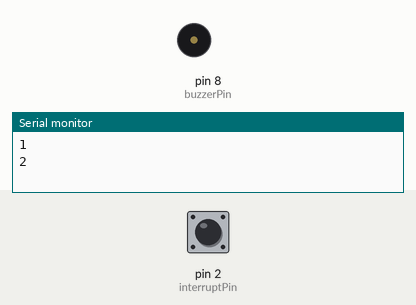
The sketch below on a simulated Arduino Uno, built with avr-gcc and run on an emulated ATmega328P. Shown: buzzer (waves = sounding, pin HIGH), the last lines printed to the serial monitor. The inputs (shaded band) are chosen by the test bench; at power-on: pin 2 (interruptPin) LOW.

Above: at 1.2 s.
1.3 s: pin 2 (interruptPin) pulled HIGH for 0.15 s
At 1.37 s:
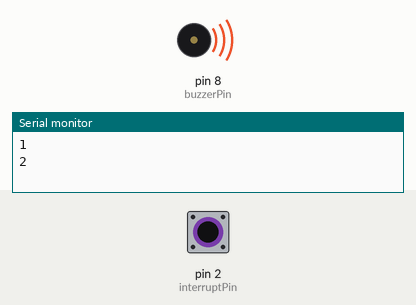
2.9 s: pin 2 (interruptPin) pulled HIGH for 3.2 s
At 7.1 s:
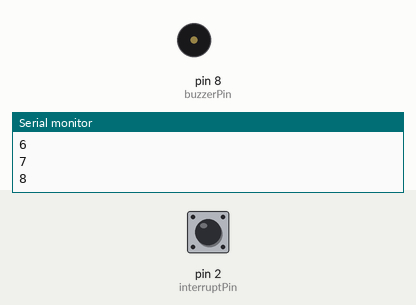
Timing chart, 0 to 8.6 s (numbered marks = the images above; inputs shaded):
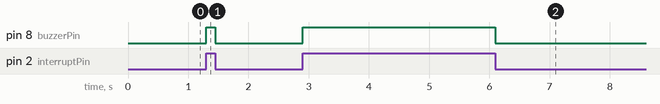

The sketch:

day33_interrupt.ino
```cpp
// 33日目 5.13 割り込み
// 回路：ボタン（5V → ボタン → ピン2、ピン2 → 10kΩ → GND）、ブザー（+ → ピン8、- → GND）
// loop() は delay(1000) で1秒止まっているのに、ボタンを押すと、すぐブザーが鳴る

const byte buzzerPin = 8;        // ブザーをつないだピン
const byte interruptPin = 2;     // ボタンをつないだピン。UNO で割り込みが使えるのは、ピン2と3だけ
volatile byte state = LOW;       // ブザーの状態。volatile ＝ loop() とは別の関数（割り込み）からも変わる印
int count = 0;                   // 1秒ごとに数える

void setup() {
  pinMode(buzzerPin, OUTPUT);
  pinMode(interruptPin, INPUT);   // ボタンのピンは入力
  // 「ピン2の値が変わったら（CHANGE）、noisy という関数を、すぐ呼ぶ」と登録する
  attachInterrupt(digitalPinToInterrupt(interruptPin), noisy, CHANGE);
  Serial.begin(9600);
  digitalWrite(buzzerPin, state);
}

void loop() {
  count++;
  Serial.println(count);   // 1秒ごとに、数を画面に出す
  delay(1000);             // 1秒止まる。止まっているあいだも、割り込みは動く
}

// 割り込み関数（ISR）。ボタンが変わったときだけ呼ばれる。短く書く
void noisy() {
  state = !state;                  // 0 なら 1、1 なら 0 にする
  digitalWrite(buzzerPin, state);  // ブザーに出す
}
```

Measured:
- after the input at 1.3 s, pin 8 (buzzerPin): LOW → HIGH at once, → LOW 0.15 s later
- after the input at 2.9 s, pin 8 (buzzerPin): LOW → HIGH at once, → LOW 3.2 s later
